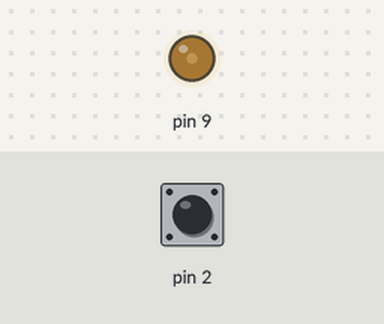
Simulated run of this program. Board: Arduino Uno, built with avr-gcc and run on an emulated ATmega328P. Parts: output pins drawn as LEDs (lit = HIGH). Inputs (shaded band) come from the test bench; at power-on: pin 2 LOW.

Above: at 1.2 s.
1.3 s: pin 2 pulsed HIGH 5 times (0.12 s each, 0.3 s apart)
At 1.89 s:
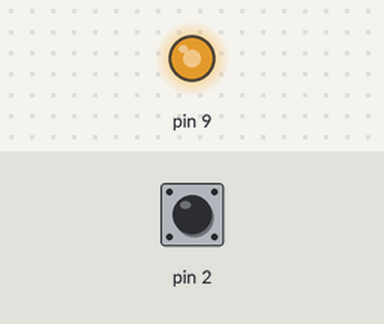
At 3.2 s:
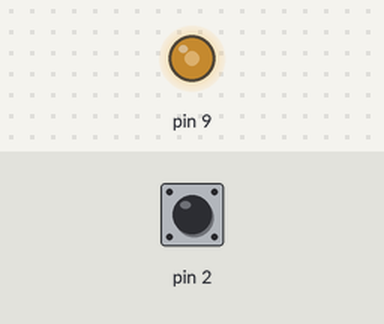
4.3 s: pin 2 pulsed HIGH 2 times (0.12 s each, 0.3 s apart)
At 5.9 s:
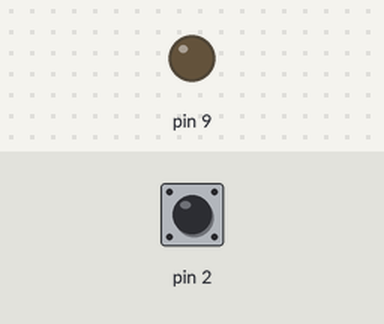
Timing chart, 0 to 7.4 s (numbered marks = the images above; inputs shaded):
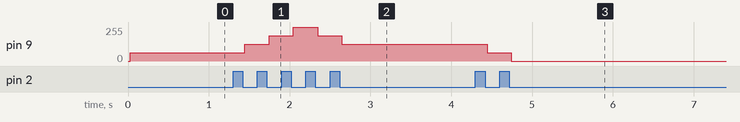

Measured:
- after the input at 1.3 s, pin 9: 63/255 → 127/255 after 0.15 s, → 191/255 0.30 s later, → 255/255 0.30 s later, → 191/255 0.30 s later, … (5 changes in this stretch)
- after the input at 4.3 s, pin 9: 127/255 → 63/255 after 0.15 s, → 0/255 0.30 s later

The program:

main.cpp
```cpp
#include <Arduino.h>
#include "Action.h"
#include "ActionModifierIntensiteDEL.h"
#include "Bouton.h"
#include "DEL.h"
#include "Program.h"

Program* program;

void setup() {
    program = new Program();
}

void loop() {
    program->loop();
}
```

Action.h
```cpp
#pragma once
#include <Arduino.h>

class Action{
public:
    virtual void executer() = 0;
};
```

ActionModifierIntensiteDEL.h
```cpp
#pragma once
#include <Arduino.h>
#include "Action.h"
#include "DEL.h"

class ActionModifierIntensiteDEL: public Action{
public:
    ActionModifierIntensiteDEL(DEL* p_del);
    void executer();
    void setPas();
private:
    DEL* m_del;
    float m_pourcentageIntensite;
    float m_pas;
};
```

Bouton.h
```cpp
#pragma once
#include <Arduino.h>
#include "Action.h"

class Bouton{
public:
    Bouton(uint8_t p_pinBouton, Action* p_actionBoutonPresse);
    void tick();
    uint8_t getPin();

private:
    uint8_t m_pin;
    Action* m_actionBoutonPresse;
};
```

DEL.h
```cpp
#pragma once
#include <Arduino.h>

class DEL{
public:
    DEL(uint8_t p_pin);
    void allumer();
    void allumer(float p_pourcentageIntensite);
    void eteindre();
    //float getPourcentageIntensite();
private:
    uint8_t m_pin;
    float m_pourcentageIntensite;
};
```

Program.h
```cpp
#pragma once
#include <Arduino.h>
#include "Bouton.h"

class Program{
public:
    Program();
    void loop();
private:
    Bouton* m_bouton1;
    Bouton* m_bouton2;
};
```

ActionModifierIntensiteDEL.cpp
```cpp
#include <Arduino.h>
#include "ActionModifierIntensiteDEL.h"

ActionModifierIntensiteDEL::ActionModifierIntensiteDEL(DEL* p_del):
    m_del(p_del),
    m_pourcentageIntensite(0),
    m_pas(25)
{
    m_del->allumer();
}

void ActionModifierIntensiteDEL::executer()
{
    m_pourcentageIntensite += m_pas;
    if(m_pourcentageIntensite < 0){
        m_pourcentageIntensite = 25;
        setPas();
    }
    else if(m_pourcentageIntensite > 100){
        m_pourcentageIntensite = 75;
        setPas();
    }
    m_del->allumer(m_pourcentageIntensite);
}

void ActionModifierIntensiteDEL::setPas(){
    m_pas = -m_pas;
}
```

Bouton.cpp
```cpp
#include <Arduino.h>
#include "Bouton.h"

Bouton::Bouton(uint8_t p_pinBouton, Action* p_action):
    m_pin(p_pinBouton),
    m_actionBoutonPresse(p_action)
{
    ;
}

uint8_t Bouton::getPin(){
    return m_pin;
}

void Bouton::tick(){
   m_actionBoutonPresse->executer();
}
```

DEL.cpp
```cpp
#include <Arduino.h>
#include "DEL.h"


DEL::DEL(uint8_t p_pin):
    m_pin(p_pin)
{
   ;
}

void DEL::allumer(){
    analogWrite(m_pin, m_pourcentageIntensite);
}

void DEL::allumer(float p_pourcentage){
    analogWrite(m_pin, (p_pourcentage*255)/100);
}

void DEL::eteindre(){
    analogWrite(m_pin, LOW);
}

// float DEL::getPourcentageIntensite(){
//     return m_pourcentageIntensite;
// }
```

Program.cpp
```cpp
#include <Arduino.h>
#include "Program.h"
#include "ActionModifierIntensiteDEL.h"
#include "DEL.h"

long derniereDateChangement1 = 0;
int dernierEtatBouton1 = HIGH;
int dernierEtatStableBouton1 = HIGH;
const int delaiMinPression = 25;
int etatBouton = 0;


Action* action1;
DEL* del1;
Program::Program()
{
    Serial.begin(9600);
    del1 = new DEL(9);
    action1 = new ActionModifierIntensiteDEL(del1);
    m_bouton1 = new Bouton(2, action1);
    pinMode(m_bouton1->getPin(), INPUT);
}

void Program::loop()
{
    etatBouton = digitalRead(m_bouton1->getPin());
    long dateActuelle = millis();

    if (etatBouton != dernierEtatBouton1) {
        derniereDateChangement1 = dateActuelle;
        dernierEtatBouton1 = etatBouton;
    }

    if(dateActuelle - derniereDateChangement1 > delaiMinPression) {
        if (dernierEtatStableBouton1 == HIGH && etatBouton == LOW) {
                m_bouton1->tick();
        }
        dernierEtatStableBouton1 = etatBouton;
    }
}
```
